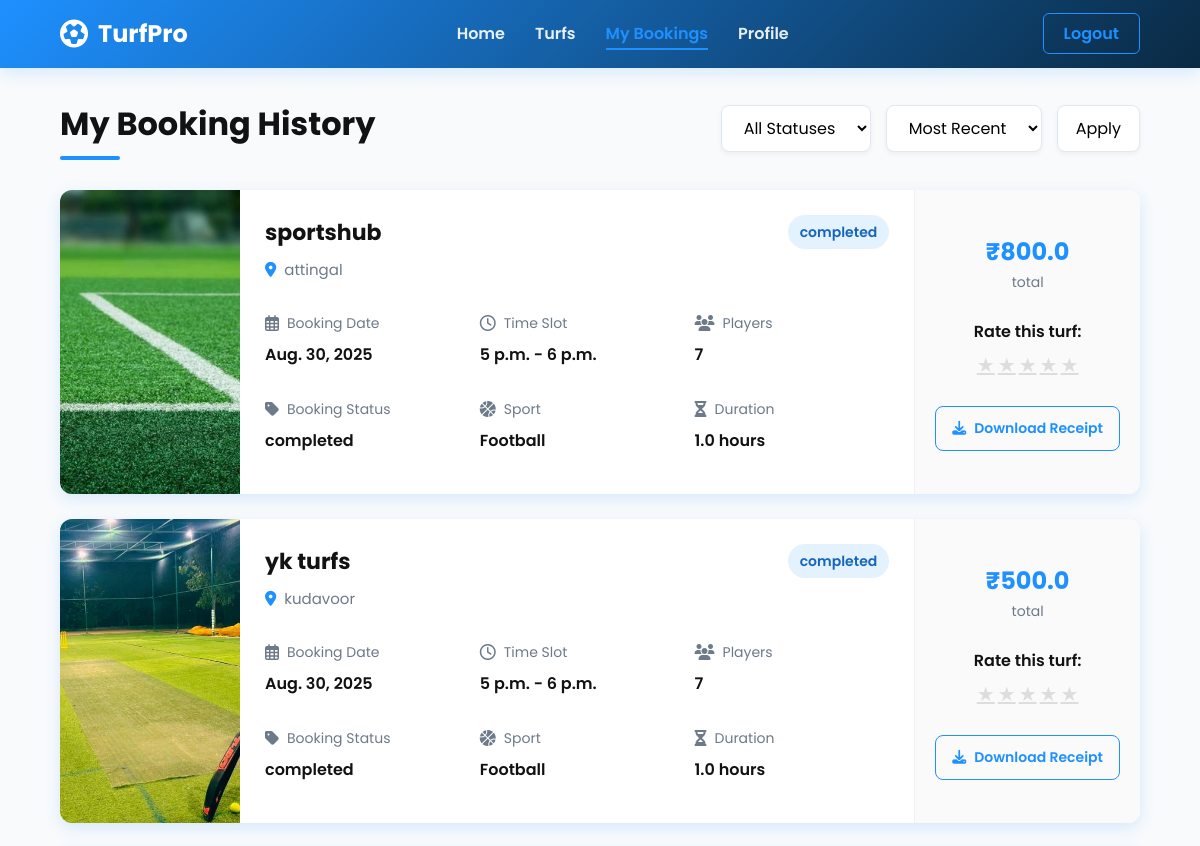
/player_booking/ (signed in, upper part), run on an earlier commit of the app's database.
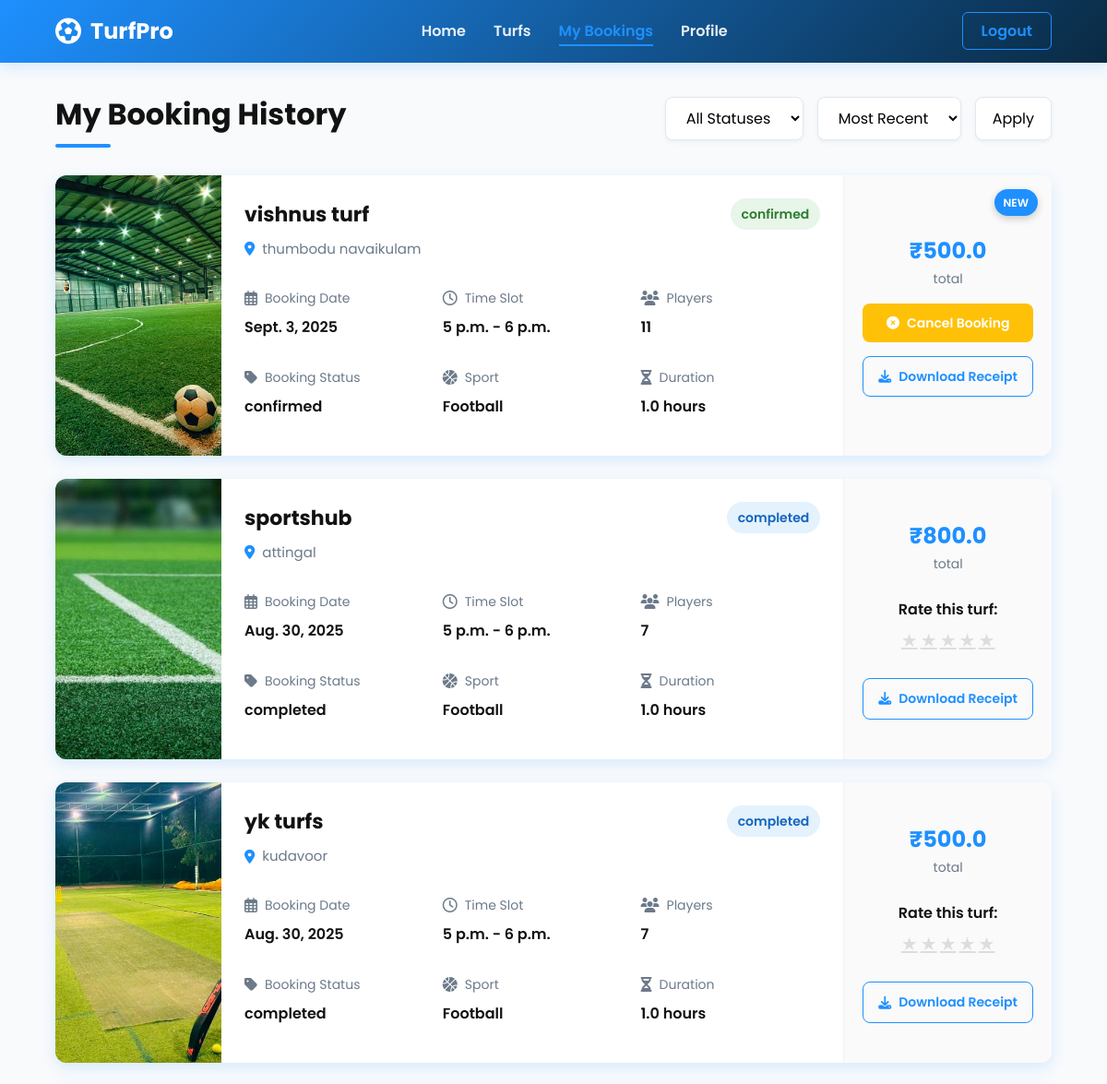
And on a later commit of the database.
### Turfapp/models.py (models this page shows, shortened)
class Booking(models.Model):
    user = models.ForeignKey(CustomUser, on_delete=models.CASCADE, related_name='bookings')
    turf = models.ForeignKey(Turf_details, on_delete=models.CASCADE, related_name='bookings')
    date = models.DateField()
    start_time = models.TimeField()
    end_time = models.TimeField()
    STATUS_CHOICES =[('pending','pending'),('confirmed','confirmed'),('incomplete', 'Incomplete'),('completed','completed')]
    status = models.CharField(choices=STATUS_CHOICES,default='pending',max_length=15)
    created_at = models.DateTimeField(auto_now_add=True)
    def update_status(self):
        from datetime import datetime
        now = datetime.now()
        booking_datetime = datetime.combine(self.date, self.end_time)
        if booking_datetime <= now  :
            if self.status == 'confirmed':
                self.status = 'completed'
            elif self.status == 'pending':
                self.status = 'incomplete'
            self.save()
    @property
    def duration_hours(self):
        from datetime import datetime, timedelta
        start = datetime.combine(self.date, self.start_time)
        end = datetime.combine(self.date, self.end_time)
        duration = end - start
        return max(duration.total_seconds() / 3600, 0)
    @property
    def total_price(self):
        return self.duration_hours * float(self.turf.price)

class Turf_details(models.Model):
    owner = models.ForeignKey(CustomUser, on_delete=models.CASCADE, related_name='turf')
    name = models.CharField(max_length=20)
    location = models.CharField(max_length=50)
    price = models.CharField(max_length=5)
    opening_time = models.TimeField(null=True, blank=True)
    closing_time = models.TimeField(null=True, blank=True)
    sport_types = models.ManyToManyField(SportType, related_name='turf')
    image = models.ImageField(upload_to='turf_images/', null=True, blank=True)
    length = models.FloatField(null=True, blank=True)
    width = models.FloatField(null=True, blank=True)
    has_floodlight = models.BooleanField(default=False)
    has_drinking_water = models.BooleanField(default=False)
    is_approved = models.BooleanField(default=False)
    PLAYER_CAPACITY_CHOICES = [
        ('5', "5's"),
        ('7', "7's"),
        ('11', "11's"),
    ]
    player_capacity = models.CharField(
        max_length=2,
        choices=PLAYER_CAPACITY_CHOICES,
        null=True,
        blank=True
    )
    DISTRICTS = [
    ("Thiruvananthapuram", "Thiruvananthapuram"),
    ("Kollam", "Kollam"),
    ("Pathanamthitta", "Pathanamthitta"),
    ("Alappuzha", "Alappuzha"),
    ("Kottayam", "Kottayam"),
    ("Idukki", "Idukki"),
    ("Ernakulam", "Ernakulam"),
    ("Thrissur", "Thrissur"),
    ("Palakkad", "Palakkad"),
    ("Malappuram", "Malappuram"),
    ("Kozhikode", "Kozhikode"),
    ("Wayanad", "Wayanad"),
    ("Kannur", "Kannur"),
    ("Kasaragod", "Kasaragod"),
    ]
    district = models.CharField(choices=DISTRICTS,null=True,max_length=20,blank=True)
    extra_features = models.TextField(
        null=True,
        blank=True,
        help_text="Any other features not listed above"
    )
    STATUS_CHOICES =[('enabled','Enabled'),('disabled','Disabled')]
    status = models.CharField(max_length=10,choices=STATUS_CHOICES,default='enabled')

### Turfapp/views.py (the view)
# urls.py: path("player_booking/",views.Booking_history,name='player_booking'),
@login_required
def Booking_history(request):
    update_boooking_status()
    user_id = request.user.id
    bookings = Booking.objects.filter(user_id=user_id).order_by('date', 'start_time')
    cancelled = Cancelled_booking.objects.filter(user_id=user_id).order_by('cancelled_at')
    merged = list(chain(bookings, cancelled))
    status_filter = request.GET.get('statusFilter', 'all')
    date_filter = request.GET.get('dateFilter', 'recent')
    if status_filter == "upcoming":
        merged = [b for b in merged if hasattr(b, 'date') and b.date >= now().date()]
    elif status_filter == "completed":
        merged = [b for b in merged if isinstance(b, Booking) and b.status == "completed"]
    elif status_filter == "cancelled":
        merged = [c for c in merged if hasattr(c, 'cancelled_at')]
    if date_filter == "recent":
        merged = sorted(
            merged,
            key=lambda x: getattr(x, 'date', getattr(x, 'cancelled_at', None)),
            reverse=True
        )
    elif date_filter == "oldest":
        merged = sorted(
            merged,
            key=lambda x: getattr(x, 'date', getattr(x, 'cancelled_at', None))
        )
    return render(request, 'player_booking.html', {"bookings": merged})

### Turfapp/models.py (called while the page is built)
    @property
    def duration_hours(self):
        from datetime import datetime, timedelta
        start = datetime.combine(self.date, self.start_time)
        end = datetime.combine(self.date, self.end_time)
        duration = end - start
        return duration.total_seconds() / 3600

    @property
    def total_price(self):
        return self.duration_hours * float(self.turf.price)

### Turfapp/views.py (called while the page is built)
def update_boooking_status():
    bookings = Booking.objects.all()
    for booking in bookings:
        booking.update_status()

### Turfapp/templates/player_booking.html (shortened to what the changed rows need)
<!DOCTYPE html>
<html lang="en">
<head>
    <link rel="stylesheet" href="https://cdnjs.cloudflare.com/ajax/libs/font-awesome/6.4.0/css/all.min.css">
</head>
<body>
    <div class="main-container">
        <div class="page-header">
            <h1>My Booking History</h1>
        </div>
        <div class="booking-list" id="bookingList">
            {% for booking in bookings %}
            <div class="booking-card" data-status="{{ booking.status|lower }}" data-date="{{ booking.date }}">
                {% if booking.status == 'confirmed' %}
                <div class="new-badge">NEW</div>
                {% endif %}
                <div class="booking-image">
                    <img src="{{ booking.turf.image.url }}" alt="{{ booking.turf.name }}">
                </div>
                <div class="booking-details">
                    <div class="booking-header">
                        <div class="booking-title">
                            <h2>{{ booking.turf.name }}</h2>
                            <div class="booking-location">
                                <i class="fas fa-map-marker-alt"></i> {{ booking.turf.location }}
                            </div>
                        </div>
                        <div class="booking-status status-{{ booking.status|lower }}">{{ booking.status }}</div>
                    </div>
                    <div class="booking-meta">
                        <div class="meta-item">
                            <span class="meta-label"><i class="far fa-calendar-alt"></i> Booking Date</span>
                            <span class="meta-value">{{ booking.date }}</span>
                        </div>
                        <div class="meta-item">
                            <span class="meta-label"><i class="far fa-clock"></i> Time Slot</span>
                            <span class="meta-value">{{ booking.start_time }} - {{ booking.end_time }}</span>
                        </div>
                        <div class="meta-item">
                            <span class="meta-label"><i class="fas fa-users"></i> Players</span>
                            <span class="meta-value">{{booking.turf.player_capacity}}</span>
                        </div>
                    </div>
                    <div class="booking-meta">
                        <div class="meta-item">
                            <span class="meta-label"><i class="fas fa-tag"></i> Booking Status</span>
                            <span class="meta-value">{{ booking.status }}</span>
                        </div>
                        <div class="meta-item">
                            <span class="meta-label"><i class="fas fa-basketball-ball"></i> Sport</span>
                            <span class="meta-value">Football</span>
                        </div>
                        <div class="meta-item">
                            <span class="meta-label"><i class="fas fa-hourglass-half"></i> Duration</span>
                            <span class="meta-value">{{ booking.duration_hours }} hours</span>
                        </div>
                    </div>
                </div>
                <div class="booking-actions">
                    <div class="booking-price">
                        ₹{{ booking.total_price }} <span>total</span>
                    </div>
                    {% if booking.status == 'completed' %}
                    <div class="rating-container">
                        <div class="rating-value">Rate this turf:</div>
                        <div class="stars">
                            {% for i in "12345" %}
                            <a href="{% url 'rate_turf' booking.turf.id i %}" class="star" data-value="{{ i }}">★</a>
                            {% endfor %}
                        </div>
                    </div>
                    {% endif %}
                    {% if booking.status == 'confirmed' %}
                    <a href="{% url 'cancel_booking' booking.id %}" class="action-btn btn-warning">
                        <i class="fas fa-times-circle"></i> Cancel Booking
                    </a>
                    {% endif %}
                    <a href="{% url 'download_receipt' booking.id %}" class="action-btn btn-outline">
                        <i class="fas fa-download"></i> Download Receipt
                    </a>
                </div>
            </div>
            {% endfor %}
        </div>
    </div>
</body>
</html>

What changed in the data, as far as the page shows it:
added Booking: shows "NEW", turf.image (picture), turf.name "vishnus turf", turf.location "thumbodu navaikulam", status "confirmed", date "Sept. 3, 2025", start_time "5 p.m.", end_time "6 p.m.", turf.player_capacity "11", duration_hours "1.0", total_price "500.0", shows "Cancel Booking"
